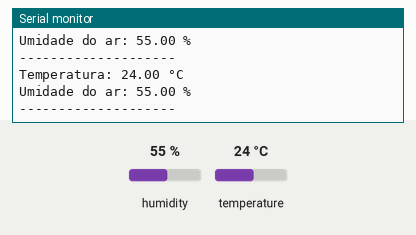
Simulated run of this sketch. Board: Arduino Uno, built with avr-gcc and run on an emulated ATmega328P. Shown: the last lines printed to the serial monitor. The inputs (shaded band) are chosen by the test bench; at power-on: humidity 55 %, temperature 24 °C.

Above: at 4.8 s.
4.9 s: humidity set to 22 %
At 6.7 s:
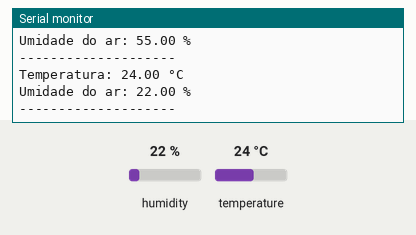
7.9 s: temperature set to 12 °C
At 9.3 s:
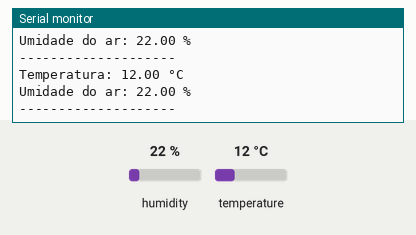
10.9 s: humidity set to 40 %
At 13.2 s:
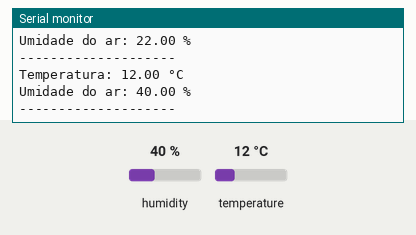
Timing chart, 0 to 14.7 s (numbered marks = the images above; inputs shaded):
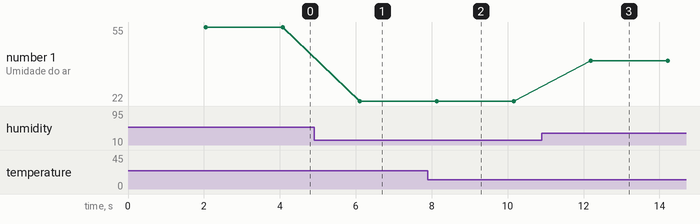

The sketch:

Teste-DTH11-ArduinoUno.ino
```cpp
#include <DHT.h>

#define PINO_DHT 2
#define TIPO_DHT DHT11

DHT dht(PINO_DHT, TIPO_DHT);

void setup() {
  Serial.begin(9600);
  dht.begin();

  Serial.println("Teste do sensor DHT11");
}

void loop() {
  delay(2000);

  float umidade = dht.readHumidity();
  float temperatura = dht.readTemperature();

  if (isnan(umidade) || isnan(temperatura)) {
    Serial.println("Erro ao ler o DHT11.");
    return;
  }

  Serial.print("Temperatura: ");
  Serial.print(temperatura);
  Serial.println(" °C");

  Serial.print("Umidade do ar: ");
  Serial.print(umidade);
  Serial.println(" %");

  Serial.println("--------------------");
}
```

Measured:
- after the input at 4.9 s, the serial monitor: prints a new line after 1.2 s (image 1)
- after the input at 7.9 s, the serial monitor: prints a new line after 0.21 s (image 2)
- after the input at 10.9 s, the serial monitor: prints a new line after 1.3 s (image 3)
- plotted number 1: 55 → 22 after the input at 4.9 s, 22 → 40 after the input at 10.9 s
